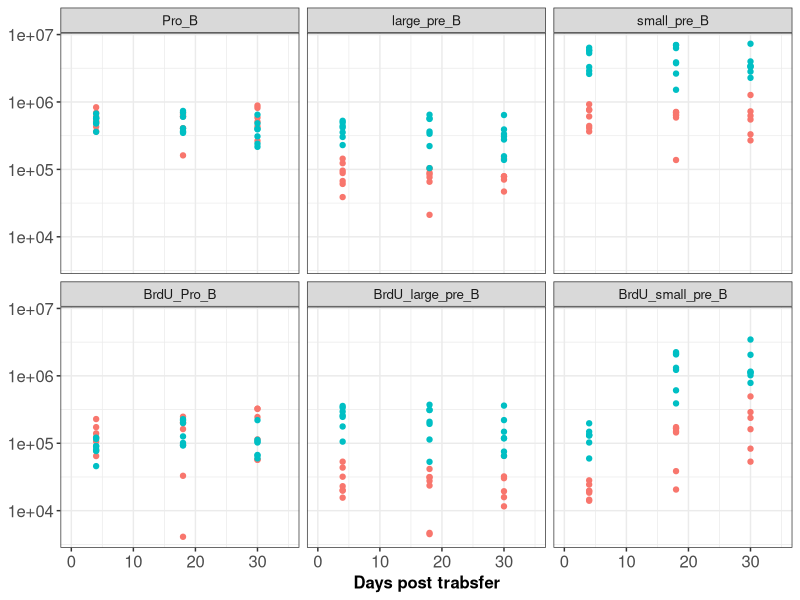
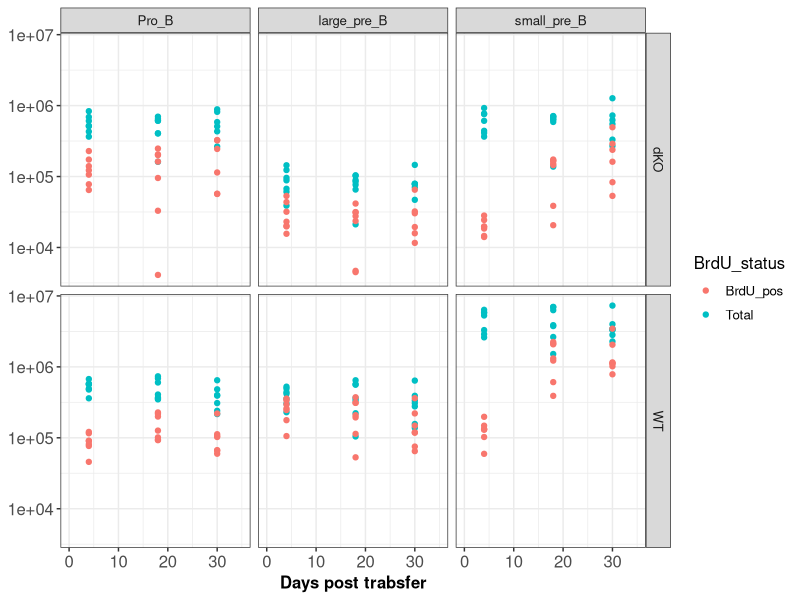
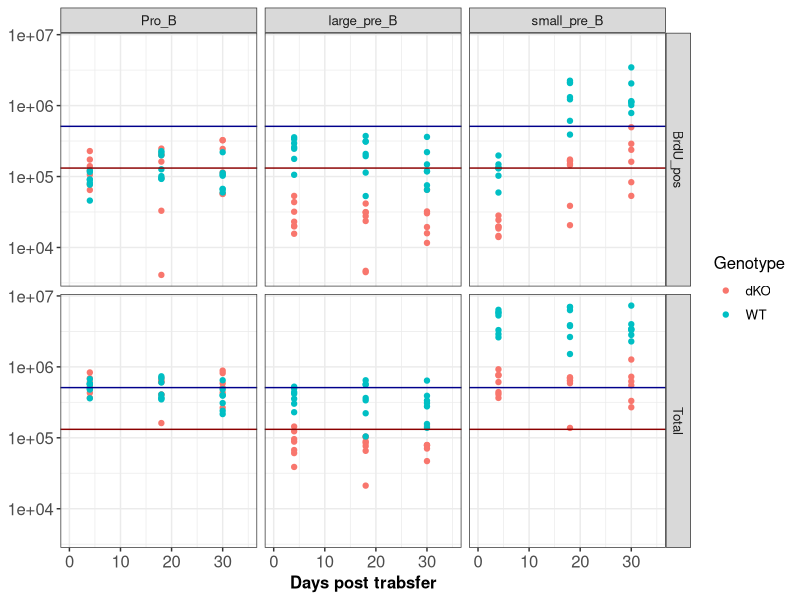
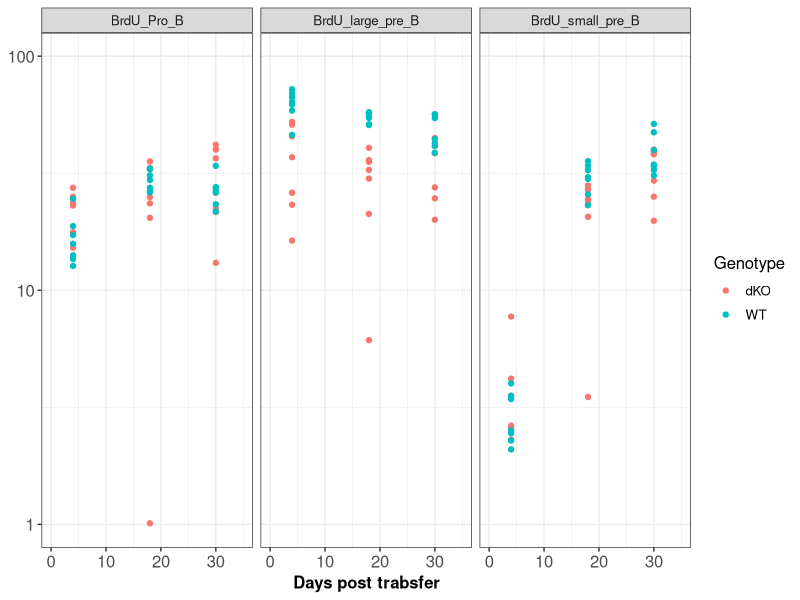
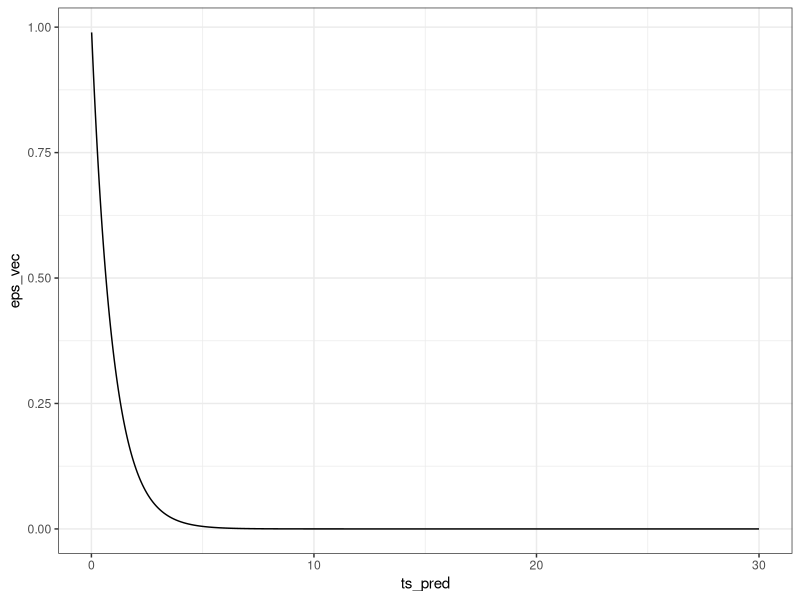

These charts were generated, in order, by the following R code: (Note: this script raises an error after producing the figures.)
rm(list = ls()); gc();

############################################################
### Preamble
############################################################

## loading libraries
library(tidyverse)
library(readxl)
library(deSolve)

#### plotting style
myTheme <- theme(text = element_text(size = 12), axis.text = element_text(size = 12),
                 axis.title =  element_text(size = 12, face = "bold"),
                 plot.title = element_text(size=12,  hjust = 0.5, face = "bold"),
                 legend.background = element_blank(), legend.key = element_blank())

# setting ggplot theme for rest fo the plots
theme_set(theme_bw())

fancy_scientific <- function(l) {
  # turn in to character string in scientific notation
  l <- format(l, scientific = TRUE)
  # quote the part before the exponent to keep all the digits
  l <- gsub("^(.*)e", "'\\1'e", l)
  # remove + after exponent, if exists. E.g.: (e^+2 -> e^2)
  l <- gsub("e\\+","e",l)  
  # turn the 'e' into plotmath format
  l <- gsub("e", "%*%10^", l)
  # convert 1x10^ or 1.000x10^ -> 10^
  l <- gsub("\\'1[\\.0]*\\'\\%\\*\\%", "", l)
  # return this as an expression
  parse(text=l)
}

log10minorbreaks = as.numeric(1:10 %o% 10^(-4:8))


############################################################
############################################################

## import data
## BrdU pulse chase in developing B cells
scale_fun <- function(x) {x*1e6}

counts_df <- read_excel("datafiles/BrdU_data.xlsx", sheet =1) %>%
  mutate(across("Sample", str_replace_all, c("Stain 2 BM development" = "", " " = "_")),
         across("Experiment_Date", str_replace, "2014-", "")) %>%
  unite(sample_id, Experiment_Date, Sample) %>%
  mutate_at(vars(contains("_B")), scale_fun) %>%
  select(-Total_cells_BM) %>%
  select(sample_id, Time_h, Genotype, Pro_B, large_pre_B, small_pre_B, 
         BrdU_Pro_B, BrdU_large_pre_B, BrdU_small_pre_B) %>%
  gather(-c(sample_id, Time_h, Genotype), key = 'subpop', value = "cell_counts") %>%
  mutate(pop_id = ifelse(grepl("Pro_B", subpop), "Pro_B",
                         ifelse(grepl("large_pre_B", subpop), "large_pre_B", 
                                "small_pre_B")),
         BrdU_status = ifelse(grepl("BrdU", subpop), "BrdU_pos", 
                                "Total"))

ggplot(counts_df, aes(x= Time_h, y=cell_counts, col = Genotype)) +
  geom_point()+ xlim(0, 35)+
  scale_y_log10() + 
  labs(x='Days post trabsfer', y=NULL)+
  facet_wrap(~ factor(subpop, levels = c("Pro_B", "large_pre_B", "small_pre_B",
                                   "BrdU_Pro_B", "BrdU_large_pre_B", "BrdU_small_pre_B"))) +
  myTheme + guides(col="none")

ggplot(counts_df, aes(x= Time_h, y=cell_counts, col = BrdU_status)) +
  geom_point()+ xlim(0, 35)+
  scale_y_log10() + 
  labs(x='Days post trabsfer', y=NULL)+
  facet_grid(Genotype ~ factor(pop_id, levels = c("Pro_B", "large_pre_B", "small_pre_B",
                                         "BrdU_Pro_B", "BrdU_large_pre_B", "BrdU_small_pre_B"))) +
  myTheme 

ggplot(counts_df, aes(x= Time_h, y=cell_counts, col = Genotype)) +
  geom_point()+ xlim(0, 35)+
  scale_y_log10() + 
  geom_hline(yintercept = 510111, col="darkblue")+
  geom_hline(yintercept = 131619, col="darkred")+
  labs(x='Days post trabsfer', y=NULL)+
  facet_grid(BrdU_status ~ factor(pop_id, levels = c("Pro_B", "large_pre_B", "small_pre_B",
                                                  "BrdU_Pro_B", "BrdU_large_pre_B", "BrdU_small_pre_B"))) +
  myTheme 



fracs_df <- read_excel("datafiles/BrdU_data.xlsx", sheet =2) %>%
  mutate(across("Sample", str_replace_all, c("Stain 2 BM development" = "", " " = "_")),
         across("Experiment_Date", str_replace, "2014-", "")) %>%
  unite(sample_id, Experiment_Date, Sample) %>%
  select(sample_id, Time_h, Genotype, 
         BrdU_Pro_B, BrdU_large_pre_B, BrdU_small_pre_B) %>%
  gather(-c(sample_id, Time_h, Genotype), key = 'subpop', value = "prop_brdu")


ggplot(fracs_df, aes(x= Time_h, y=prop_brdu, col = Genotype)) +
  geom_point()+ xlim(0, 35) + scale_y_continuous(trans = "log10", limits = c(1, 100))+
  labs(x='Days post trabsfer', y=NULL) +
  facet_wrap(~ factor(subpop, levels = c("BrdU_Pro_B", "BrdU_large_pre_B", "BrdU_small_pre_B"))) +
  myTheme


counts_df %>%
  group_by(Genotype, pop_id, BrdU_status) %>%
  summarise(mean_c = mean(cell_counts))

# ##stan model
# library(rstan)
# stanmodel <- "stan_models/multiplex_model.stan"
# expose_stan_functions(stanmodel)
# 
# solve_time <- c(4, 18, 30)
# init_cond <- c(0, 0, 372151, 0, 0, 83027, 0, 0, 4318182, 0, 0, 607546)
# params <- c(6, 0.2, 0.01, 0.02, 0.1, 0.01, 0.05)
# ypred <- solve_ODE_sys(solve_time, init_cond, parms = params)



### data munging
brdu_df <- read_excel("datafiles/BrdU_data.xlsx", sheet =2) %>%
  mutate(across("Sample", str_replace_all, c("Stain 2 BM development" = "", " " = "_")),
         across("Experiment_Date", str_replace, "2014-", "")) %>%
  unite(sample_id, Experiment_Date, Sample) %>%
  select(sample_id, Time_h, Genotype, 
         BrdU_Pro_B, BrdU_large_pre_B, BrdU_small_pre_B) %>%
  mutate(prop_large_PreB = BrdU_large_pre_B/100,
         prop_small_PreB = BrdU_small_pre_B/100)

fracs_wt <- brdu_df %>%
  filter(Genotype == "WT") 

fracs_dko <- brdu_df %>%
  filter(Genotype == "dKO") 


solve_time <- c(4, 18, 30)
time_index1 <- purrr::map_dbl(fracs_wt$Time_h, function(x) which(x == solve_time))    # keeping track of index of time point in relation to solve_time
time_index2 <- purrr::map_dbl(fracs_dko$Time_h, function(x) which(x == solve_time))    # keeping track of index of time point in relation to solve_time
# 
# ## Data to import in Stan
# numObs1 <- nrow(large_preB_wt)
# numObs2 <- nrow(large_preB_dko)
# BrdU_wt <- large_preB_wt$prop_brdu
# BrdU_dko <- large_preB_dko$prop_brdu
# n_shards <- length(solve_time)
# 
# # time sequence for predictions specific to age bins within the data
# ts_pred <- seq(0, 30, length.out = 300)
# numPred <- length(ts_pred)
# 
# 
# stan_rdump(c("numObs1",  "numObs2", "solve_time", "n_shards", "time_index1", "time_index2",
#              "BrdU_wt",  "BrdU_dko", "ts_pred", "numPred"),
#            file = file.path('datafiles', paste0('BrdU_stanfit',".Rdump")))


##############################################################################################################################
### model
eps_func_exp <- function(Time, r_eps){
  exp(-r_eps * Time)
}
ts_pred <- 10^seq(log10(0.01), log10(30), length.out = 300)
eps_vec <- sapply(ts_pred, eps_func_exp, r_eps = 1.06)

ggplot()+
  geom_line(aes(x = ts_pred, y=eps_vec))

eps_func_hill <- function(Time, r_eps){
  1/(1+ (Time/r_eps)^1)
}
eps_vec_hill <- sapply(ts_pred, eps_func_hill, r_eps = 7)
# ggplot()+
#   geom_line(aes(x = ts_pred, y=eps_vec_hill), col=4)+
#   geom_line(aes(x = ts_pred, y=eps_vec))+
#   scale_x_log10(limits=c(0.01, 30), breaks=c(0.01, 0.03, 0.1, 0.3, 1, 3, 10, 30))


eps_func <- function(Time, r_eps){
  #eps_func_exp(Time, r_eps)
  eps_func_hill(Time, r_eps)
}
ode_func <- function (Time, y, parms) {
  pro_pos = (131619) #counts_df %>% filter(subpop == "BrdU_Pro_B") %>%
    #summarise(mean(cell_counts))
  pro_neg = (378491.4) #counts_df %>% filter(subpop == "Pro_B") %>%
    #summarise(mean(cell_counts)) - pro_pos
  
  with(as.list(c(y, parms)),{
    delta = exp(delta_log)
    rho = exp(rho_log)
    rho_dko = exp(rho_dko_log)
    delta_dko = exp(delta)
    lambda = exp(lambda_log)
    alpha = exp(alpha_log)
    r_eps = 7
      
    #theta = (rho - delta) * (y1+y2+y3)/(pro_neg+pro_pos)
    #theta_dko = (rho_dko - delta_dko) * (y4+y5+y6)/(pro_neg+pro_pos)
    
    theta = (rho - delta) * (372151) / (pro_neg+pro_pos);
    theta_dko = (rho_dko - delta) * (83027) / (pro_neg+pro_pos);
    mu = (alpha - lambda) * (4318182) / (372151);
    mu_dko = (alpha - lambda) * (607546) / (83027);
    psi = 0.9
    
    ## in WT
    # L2 pop in large Pre B
    dy1 <- theta * (1 - psi) * pro_pos + rho * eps_func(Time, r_eps) * (2*y2 + y1) - rho * (1-eps_func(Time, r_eps)) * y1 - (mu + delta) * y1
    # L1 pop in large Pre B
    dy2 <- theta * psi * pro_pos + rho * eps_func(Time, r_eps) * (2*y3 - y1) + 2 * rho * (1-eps_func(Time, r_eps)) * y1 - (mu + delta) * y2
    # U pop in large Pre B
    dy3 <- theta * pro_neg - rho * eps_func(Time, r_eps) * y3 + rho * (1-eps_func(Time, r_eps)) * (y2 + y3) - (mu + delta) * y3
    
    ## in DKO
    # L2 pop in large Pre B
    dy4 <- theta_dko * (1 - psi) * pro_pos + rho_dko * eps_func(Time, r_eps) * (2*y5+ y4) - rho_dko * (1-eps_func(Time, r_eps)) * y4 - (mu_dko + delta_dko) * y4
    # L1 pop in large Pre B
    dy5 <- theta_dko * psi * pro_pos + rho_dko * eps_func(Time, r_eps) * (2*y6 - y4) + 2 * rho_dko * (1-eps_func(Time, r_eps)) * y4 - (mu_dko + delta_dko) * y5
    # U pop in large Pre B
    dy6 <- theta_dko * pro_neg - rho_dko * eps_func(Time, r_eps) * y6 + rho_dko * (1-eps_func(Time, r_eps)) * (y5 + y6) - (mu_dko + delta_dko) * y6
    
    ## in DKO
    # L2 pop in large Pre B
    dy7 <- mu * y1 + alpha * eps_func(Time, r_eps) * (2*y8 + y7) - alpha * (1-eps_func(Time, r_eps)) * y7 - lambda * y7
    # L1 pop in large Pre B
    dy8 <- mu * y2 + alpha * eps_func(Time, r_eps) * (2*y9 - y7) + 2 * alpha * (1-eps_func(Time, r_eps)) * y7 - lambda * y8
    # U pop in large Pre B
    dy9 <- mu * y3 - alpha * eps_func(Time, r_eps) * y9 + alpha * (1-eps_func(Time, r_eps)) * (y8 + y9) - lambda * y9
    
    # L2 pop in small PreB
    dy10 <- mu * y4 + alpha * eps_func(Time, r_eps) * (2*y11 + y10) - alpha * (1-eps_func(Time, r_eps)) * y10 - lambda * y10
    # L1 pop in large Pre B
    dy11 <- mu * y5 + alpha * eps_func(Time, r_eps) * (2*y12 - y10) + 2 * alpha * (1-eps_func(Time, r_eps)) * y10 - lambda * y11
    # U pop in large Pre B
    dy12 <- mu * y6 - alpha * eps_func(Time, r_eps) * y12 + alpha * (1-eps_func(Time, r_eps)) * (y11 + y12) - lambda * y12

    list(c(dy1, dy2, dy3, dy4, dy5, dy6, dy7, dy8, dy9, dy10, dy11, dy12))
  })
}

init_cond_wt <- c("y1" = 0.0, "y2" = 0, "y3" = 372151)
init_cond_dko <- c("y4" = 0.0, "y5" = 0, "y6" = 83027)
init_cond_wt2 <- c("y7" = 0.0, "y8" = 0, "y9" = 4318182)
init_cond_dko2 <- c("y10" = 0.0, "y11" = 0, "y12" = 607546)
init_cond <- c(init_cond_wt, init_cond_dko, init_cond_wt2, init_cond_dko2)
params <- c("rho_log" = -0.45, "delta_log" = -1.7, "rho_dko_log" = -0.98, "alpha_log" = -0.46, "lambda_log" = -1.8)#, "r_eps" = 0.5)
asin_transf <- function(x){asin(sqrt(x))}

pred_df <- data.frame(ode(y=init_cond, times=seq(0, 30, 0.01), func=ode_func, parms=params))%>%
  mutate(wt_large_Total = y1+y2+y3,
         wt_large_prop_brdu = (y1+y2)/wt_large_Total,
         wt_small_Total = y7+y8+y9,
         wt_small_prop_brdu = (y7+y8)/wt_small_Total,
         dko_large_Total = y4+y5+y6,
         dko_large_prop_brdu = (y4+y5)/dko_large_Total,
         dko_small_Total = y10+y11+y12,
         dko_small_prop_brdu = (y10+y11)/dko_small_Total
         ) %>%
  filter(time != 0) %>% rename(Time_h = time) %>%
  select(Time_h, contains('prop')) %>%
  gather(-Time_h, key = "genotype", value = "prop_brdu") %>%
  mutate(Genotype = ifelse(grepl("wt", genotype), "WT", "dKO"),
         subpop = ifelse(grepl("large", genotype), "Large_Pre_B", "Small_Pre_B"))

wt_large <-  fracs_wt$prop_large_PreB 
wt_small <-  fracs_wt$prop_small_PreB

dko_large <-  fracs_dko$prop_large_PreB 
dko_small <-  fracs_dko$prop_small_PreB

R1 <- sum((asin_transf(pred_df$wt_large_prop_brdu[time_index1]) - asin_transf(wt_large))^2)
R2 <- sum((asin_transf(pred_df$wt_small_prop_brdu[time_index1]) - asin_transf(wt_small))^2)
R3 <- sum((asin_transf(pred_df$dko_large_prop_brdu[time_index2]) - asin_transf(dko_large))^2)
R4 <- sum((asin_transf(pred_df$dko_small_prop_brdu[time_index2]) - asin_transf(dko_small))^2)

logl <- -(n1/2)*(log(R1))  - (n2/2)*(log(R2))  - (n2/2)*(log(R3))  - (n2/2)*(log(R4)) 


#model optimization 
LL_func <- function(param, boot_data1, boot_data2, init_conds) {
  k <- length(param)        #number of unknown parameters 
  n1 <-  nrow(boot_data1)
  n2 <-  nrow(boot_data2)
  
  pred_df <- data.frame(ode(y=init_conds, times=c(0, 4, 18, 30), func=ode_func, parms=param))%>%
    mutate(wt_large_Total = y1+y2+y3,
           wt_large_prop_brdu = (y1+y2)/wt_large_Total,
           wt_small_Total = y7+y8+y9,
           wt_small_prop_brdu = (y7+y8)/wt_small_Total,
           dko_large_Total = y4+y5+y6,
           dko_large_prop_brdu = (y4+y5)/dko_large_Total,
           dko_small_Total = y10+y11+y12,
           dko_small_prop_brdu = (y10+y11)/dko_small_Total
    ) %>%
    filter(time != 0) %>% rename(Time_h = time) %>% select(Time_h, contains('brdu'))
  
  wt_large <-  boot_data1$prop_large_PreB 
  wt_small <-  boot_data1$prop_small_PreB
  
  dko_large <-  boot_data2$prop_large_PreB 
  dko_small <-  boot_data2$prop_small_PreB
  
  
  R1 <- sum((asin_transf(pred_df$wt_large_prop_brdu[time_index1]) - asin_transf(wt_large))^2)
  R2 <- sum((asin_transf(pred_df$wt_small_prop_brdu[time_index1]) - asin_transf(wt_small))^2)
  R3 <- sum((asin_transf(pred_df$dko_large_prop_brdu[time_index2]) - asin_transf(dko_large))^2)
  R4 <- sum((asin_transf(pred_df$dko_small_prop_brdu[time_index2]) - asin_transf(dko_small))^2)
  
  logl <- -(n1/2)*(log(R1))  - (n2/2)*(log(R2))  - (n2/2)*(log(R3))  - (n2/2)*(log(R4)) 
  
  return(-logl)
} 

fit_LL <- optim(par=params, fn=LL_func, 
                boot_data1 = fracs_wt, boot_data2 = fracs_dko, init_conds = init_cond,
                method = "Nelder-Mead",
                control = list(trace = 6, maxit=2000))

fit_LL
par_est <- fit_LL$par
exp(fit_LL$par)


## predictions
pred_df <- data.frame(ode(y=init_cond, times=seq(0, 30, by=0.01), func=ode_func, parms=params))%>%
  mutate(wt_Total = y1+y2+y3,
         wt_prop_brdu = (y1+y2)/wt_Total,
         dko_Total = y4+y5+y6,
         dko_prop_brdu = (y4+y5)/dko_Total,
         Time_h = time) %>%
  select(Time_h, contains('prop')) %>%
  gather(-Time_h, key = "genotype", value = "prop_brdu") %>%
  mutate(Genotype = ifelse(grepl("wt", genotype), "WT", "dKO"))

brdu_plot <- brdu_df %>%
  select(-BrdU_Pro_B) %>%
  gather(-c(sample_id, Time_h, Genotype), key = "SubPop", value = "prop_brdu") %>%
  mutate(subpop = ifelse(grepl("large",SubPop), "Large_Pre_B", "Small_Pre_B"))

ggplot()+
  geom_point(data = brdu_plot, aes(x=Time_h, y=prop_brdu, col=Genotype))+
  geom_line(data = pred_df, aes(x=Time_h, y=prop_brdu*100, col=Genotype)) +
  facet_wrap(.~ subpop)+
  xlim(0, 31) + ylim(0, 80)


eps_vec_pred <- sapply(ts_pred, eps_func, r_eps = 4)
ggplot()+
  geom_line(aes(x = ts_pred, y=eps_vec_pred), col=4)+
  scale_x_log10(limits=c(0.01, 30), breaks=c(0.01, 0.03, 0.1, 0.3, 1, 3, 10, 30))
